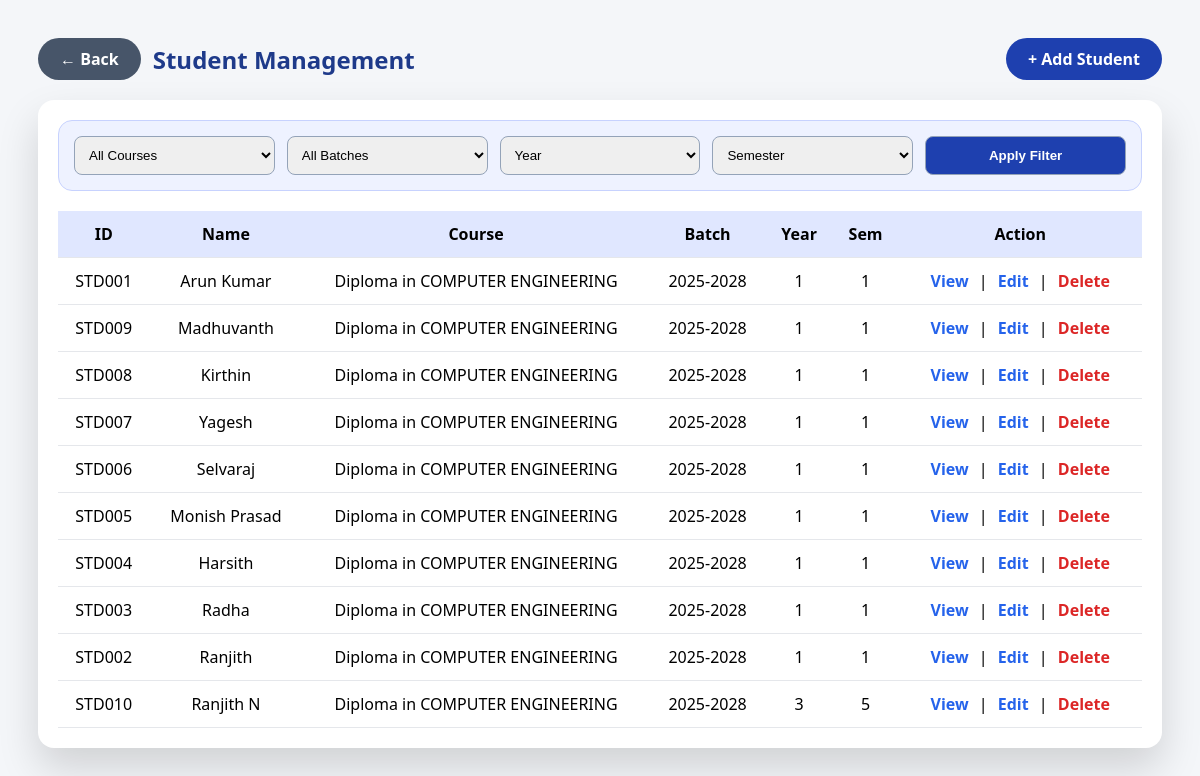
Page /list.php on the committed database.
### tables this page shows
CREATE TABLE `students` (
  `student_id` varchar(20) NOT NULL,
  `student_name` varchar(30) NOT NULL,
  `admission_no` varchar(50) NOT NULL,
  `register_no` varchar(15) NOT NULL,
  `course_code` varchar(20) NOT NULL,
  `batch_year` varchar(9) NOT NULL,
  `date_of_joining` date NOT NULL,
  `current_year` int(11) DEFAULT 1,
  `current_semester` int(11) DEFAULT 1,
  `status` enum('active','inactive','completed') DEFAULT 'active',
  `last_login` datetime DEFAULT NULL,
  `created_at` timestamp NOT NULL DEFAULT current_timestamp(),
  `updated_at` timestamp NOT NULL DEFAULT current_timestamp() ON UPDATE current_timestamp()
);

CREATE TABLE `courses` (
  `course_code` varchar(20) NOT NULL,
  `course_name` varchar(60) NOT NULL,
  `approved_intake` int(11) NOT NULL,
  `duration_years` int(11) NOT NULL,
  `total_semesters` int(11) NOT NULL,
  `year_of_established` int(11) NOT NULL,
  `status` enum('active','inactive') DEFAULT 'active'
);

### list.php (the view, shortened to what this page needs)
<?php
include("../../config/db.php");
$where = "WHERE 1";
?>
<!DOCTYPE html>
<html>
<head>
</head>
<body>
<div class="header">
    <div style="display:flex;gap:12px;align-items:center;">
        <a href="../dashboard.php" class="btn btn-back">← Back</a>
        <h2>Student Management</h2>
    </div>
    <a href="add.php" class="btn">+ Add Student</a>
</div>
<div class="card">
<form method="get" class="filters">
<select name="course_code">
    <option value="">All Courses</option>
</select>
<select name="batch_year">
    <option value="">All Batches</option>
</select>
<select name="current_year">
    <option value="">Year</option>
</select>
<select name="current_semester">
    <option value="">Semester</option>
</select>
<button type="submit">Apply Filter</button>
</form>
<table>
<tr>
<th>ID</th>
<th>Name</th>
<th>Course</th>
<th>Batch</th>
<th>Year</th>
<th>Sem</th>
<th>Action</th>
</tr>
<?php
$q = mysqli_query($conn,"
    SELECT s.*, c.course_name
    FROM students s
    JOIN courses c ON s.course_code=c.course_code
    $where
    ORDER BY s.created_at DESC
");
while($r=mysqli_fetch_assoc($q)){
?>
<tr>
<td><?= $r['student_id'] ?></td>
<td><?= $r['student_name'] ?></td>
<td><?= $r['course_name'] ?></td>
<td><?= $r['batch_year'] ?></td>
<td><?= $r['current_year'] ?></td>
<td><?= $r['current_semester'] ?></td>
<td class="action">
    <a class="edit" href="view.php?id=<?= $r['student_id'] ?>">View</a> |
    <a class="edit" href="edit.php?id=<?= $r['student_id'] ?>">Edit</a> |
    <a class="delete"
       href="delete.php?id=<?= $r['student_id'] ?>"
       onclick="return confirm('Delete student?')">Delete</a>
</td>
</tr>
<?php } ?>
</table>
</div>
</body>
</html>

### list.php (style rules this page uses)
body { background:#f4f6f9; font-family:Segoe UI,Arial; padding:30px; }
.header { display:flex; justify-content:space-between; align-items:center; margin-bottom:20px; }
h2 { margin:0;color:#1e3a8a; }
.btn { background:#1e40af; color:#fff; padding:10px 22px; text-decoration:none; border-radius:30px; font-weight:600; }
.btn-back { background:#475569; }
.card { background:#fff; border-radius:16px; box-shadow:0 20px 40px rgba(0,0,0,.15); padding:20px; }
.filters { background:#eef2ff; border:1px solid #c7d2fe; padding:15px; border-radius:14px; display:grid; grid-template-columns:repeat(auto-fit,minmax(180px,1fr)); gap:12px; margin-bottom:20px; }
.filters select, .filters button { padding:10px; border-radius:8px; border:1px solid #94a3b8; }
.filters button { background:#1e40af; color:#fff; font-weight:600; cursor:pointer; }
table { width:100%; border-collapse:collapse; }
th,td { padding:12px; border-bottom:1px solid #e5e7eb; text-align:center; }
th { background:#e0e7ff; }
.action a { font-weight:600; margin:0 6px; text-decoration:none; }
.edit { color:#2563eb; }
.delete { color:#dc2626; }

### rows in the picture
students: student_id "STD001", student_name "Arun Kumar", course_code.course_name "Diploma in COMPUTER ENGINEERING", batch_year "2025-2028", current_year "1", current_semester "1"
students: student_id "STD009", student_name "Madhuvanth", course_code.course_name "Diploma in COMPUTER ENGINEERING", batch_year "2025-2028", current_year "1", current_semester "1"
students: student_id "STD008", student_name "Kirthin", course_code.course_name "Diploma in COMPUTER ENGINEERING", batch_year "2025-2028", current_year "1", current_semester "1"
students: student_id "STD007", student_name "Yagesh", course_code.course_name "Diploma in COMPUTER ENGINEERING", batch_year "2025-2028", current_year "1", current_semester "1"
students: student_id "STD006", student_name "Selvaraj", course_code.course_name "Diploma in COMPUTER ENGINEERING", batch_year "2025-2028", current_year "1", current_semester "1"
students: student_id "STD005", student_name "Monish Prasad", course_code.course_name "Diploma in COMPUTER ENGINEERING", batch_year "2025-2028", current_year "1", current_semester "1"
students: student_id "STD004", student_name "Harsith", course_code.course_name "Diploma in COMPUTER ENGINEERING", batch_year "2025-2028", current_year "1", current_semester "1"
students: student_id "STD003", student_name "Radha", course_code.course_name "Diploma in COMPUTER ENGINEERING", batch_year "2025-2028", current_year "1", current_semester "1"
students: student_id "STD002", student_name "Ranjith", course_code.course_name "Diploma in COMPUTER ENGINEERING", batch_year "2025-2028", current_year "1", current_semester "1"
students: student_id "STD010", student_name "Ranjith N", course_code.course_name "Diploma in COMPUTER ENGINEERING", batch_year "2025-2028", current_year "3", current_semester "5"
